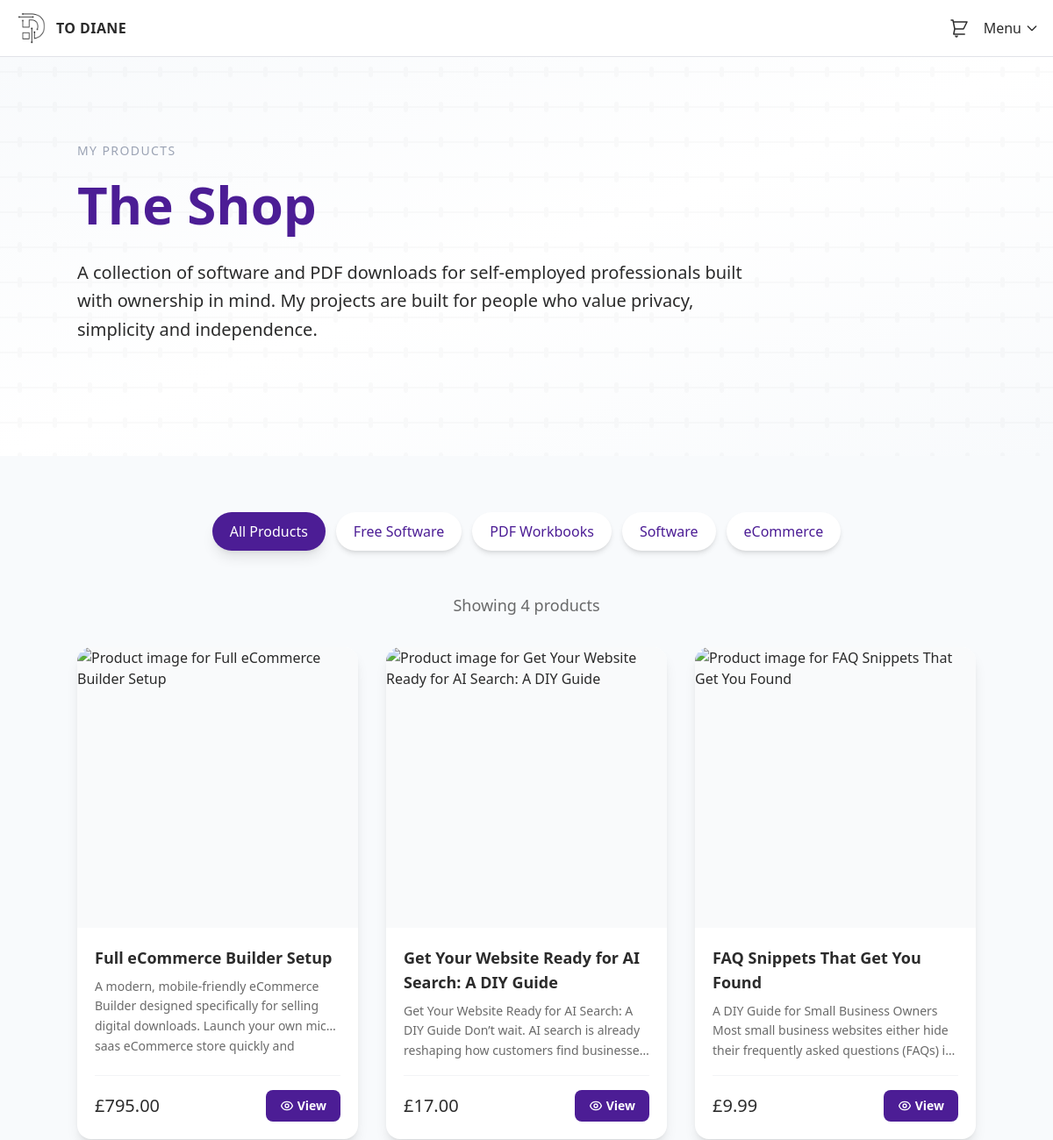
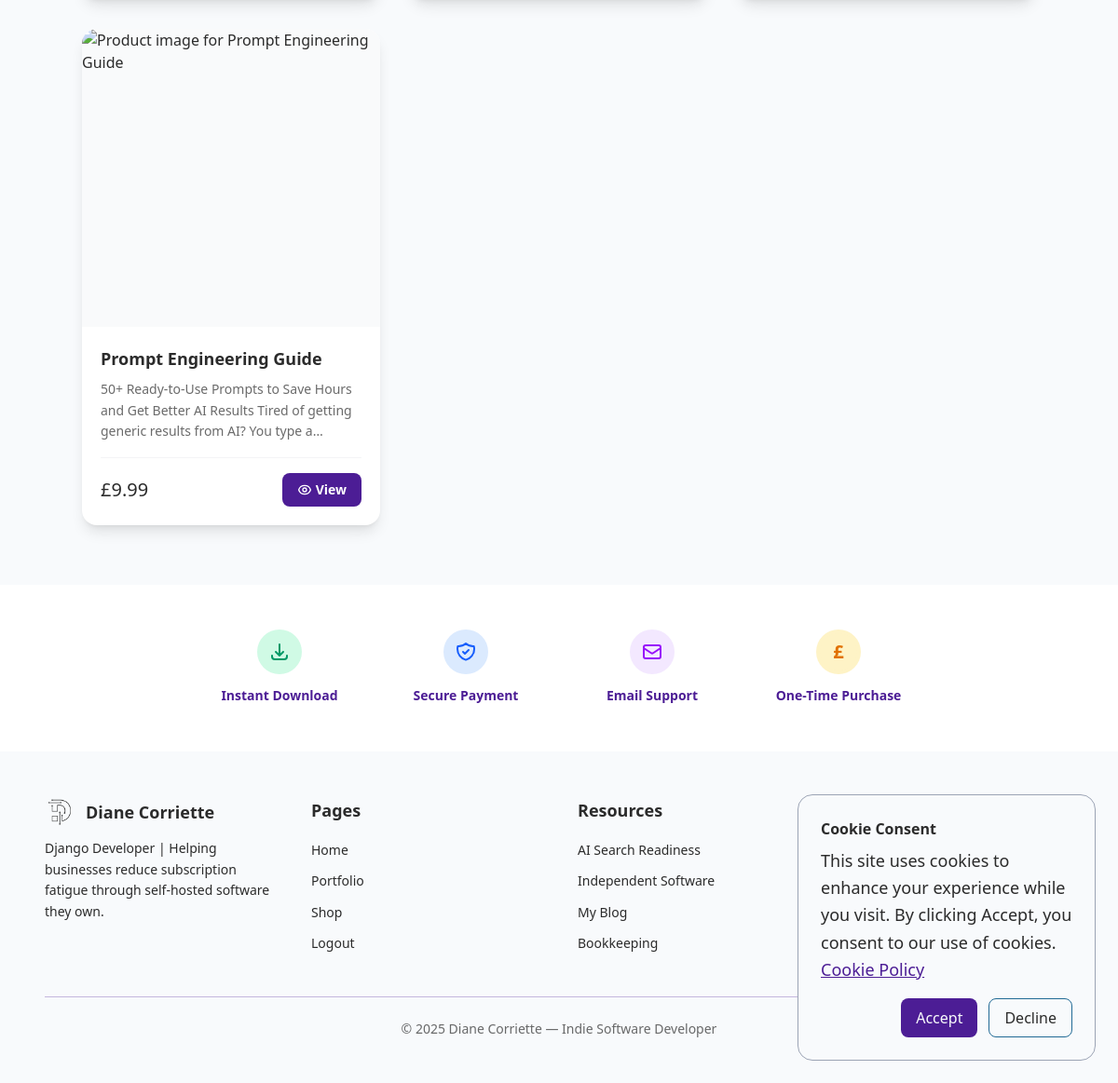
The app's page /shop/ (signed in) with its own data (2 pictures, top to bottom).
### shop/models.py (models this page shows, shortened)
class Category(models.Model):
    name = models.CharField(max_length=100)
    slug = models.SlugField(unique=True)
    description = models.TextField(blank=True)
    class Meta:
        verbose_name_plural = "categories"
        ordering = ["name"]
    def get_absolute_url(self):
        return reverse("shop:category", kwargs={"slug": self.slug})

class Product(models.Model):
    STATUS_CHOICES = [
        ("publish", "Published"),
        ("soon", "Coming Soon"),
        ("full", "Fully Booked"),
        ("draft", "Draft"),
    ]
    PRODUCT_TYPES = [("download", "Digital Download")]
    public_id = models.CharField(max_length=130, blank=True, null=True, db_index=True)
    title = models.CharField(max_length=200)
    slug = models.SlugField(unique=True)
    category = models.ForeignKey(Category, on_delete=models.PROTECT)
    description = HTMLField()
    section_description = models.TextField(blank=True, null=True)
    long_description = HTMLField(blank=True, null=True)
    product_type = models.CharField(
        max_length=20, choices=PRODUCT_TYPES, default="download"
    )
    number_of_pages = models.PositiveIntegerField(
        null=True, blank=True, help_text="Number of pages for digital downloads"
    )
    status = models.CharField(max_length=10, choices=STATUS_CHOICES, default="draft")
    external_image_url = models.URLField(
        max_length=500,
        blank=True,
        null=True,
        help_text="External URL for product image (jpg/png only)",
    )
    external_preview_url = models.URLField(
        max_length=500,
        blank=True,
        null=True,
        help_text="External URL for preview file (PDF only)",
    )
    is_active = models.BooleanField(default=True)
    price_pence = models.PositiveIntegerField(help_text="Price in pence")
    sale_price_pence = models.PositiveIntegerField(
        null=True, blank=True, help_text="Sale price in pence"
    )
    price_per_hour = models.PositiveIntegerField(
        null=True, blank=True, help_text="Price per hour in pence"
    )
    preview_file = models.FileField(
        upload_to="products/previews/",
        null=True,
        blank=True,
        storage=PublicStorage(),
    )
    preview_image = models.ImageField(
        upload_to="products/images/",
        null=True,
        blank=True,
        storage=PublicStorage(),
    )
    video_url = models.URLField(
        blank=True,
        null=True,
        help_text="Optional YouTube or Vimeo URL to display on the product page",
    )
    video_file = models.FileField(
        upload_to="products/videos/",
        null=True,
        blank=True,
        storage=PublicStorage(),
        help_text="Upload a short MP4 file to display as product video",
    )
    download_limit = models.PositiveIntegerField(default=5)
    featured = models.BooleanField(default=False)
    purchase_count = models.PositiveIntegerField(default=0)
    order = models.IntegerField(default=0)
    created = models.DateTimeField(auto_now_add=True)
    updated = models.DateTimeField(auto_now=True)
    class Meta:
        ordering = ["order", "-created"]
    def get_absolute_url(self):
        return reverse("shop:product_detail", kwargs={"slug": self.slug})
    def get_image_url(self):
        try:
            if self.external_image_url:
                return self.external_image_url
            if self.preview_image:
                return self.preview_image.url
            return None
        except Exception:
            return None
    @property
    def price(self):
        return Decimal(self.price_pence) / 100
    @property
    def current_price(self):
        if self.sale_price_pence:
            return self.sale_price
        return self.price
    @property
    def average_rating(self):
        result = self.reviews.aggregate(avg=Avg("rating"))
        return result["avg"] or 0

### shop/views/catalog.py (the view)
# urls.py: path("", views.product_list, name="product_list"),
def product_list(request):
    query = request.GET.get("q", "").strip()
    category_slug = request.GET.get("category")
    products = Product.objects.filter(
        is_active=True, status__in=["publish", "soon", "full"]
    ).order_by("order", "-created")
    current_category = None
    if category_slug:
        current_category = get_object_or_404(Category, slug=category_slug)
        products = products.filter(category=current_category)
    if query:
        products = products.filter(
            Q(title__icontains=query) | Q(description__icontains=query)
        )
    paginator = Paginator(products, 12)  # 12 per page
    page = request.GET.get("page")
    products = paginator.get_page(page)
    categories = Category.objects.all()
    return render(
        request,
        "shop/list.html",
        {
            "products": products,
            "categories": categories,
            "current_category": current_category,
            "query": query,
            "STRIPE_PUBLIC_KEY": settings.STRIPE_PUBLIC_KEY,
        },
    )

### core/context_processors.py (called while the page is built)
def dashboard_announcement(request):
    announcement = DashboardAnnouncement.objects.order_by("-updated").first()
    return {"dashboard_announcement": announcement}

### shop/cart.py (called while the page is built)
    def __len__(self):
        return sum(item["quantity"] for item in self.cart.values())

### shop/context_processors.py (called while the page is built)
def cart(request):
    return {"cart": Cart(request)}

### shop/templates/shop/list.html (shortened to what this page needs)
{% extends "base.html" %}
{% load static %}
{% block content %}
  <header class="relative overflow-hidden bg-gradient-to-br from-[color:var(--color-brand-light)] via-white to-[color:var(--color-brand-light)]">
     <div class="absolute inset-0 opacity-[0.02]" style=""></div>
    <div class="relative w-full max-w-6xl mx-auto px-6 md:px-10 lg:px-16 py-16 md:py-24">
      <div class="max-w-3xl">
        <p class="uppercase text-sm tracking-widest text-[color:var(--color-brand-accent)] mb-3 font-medium">
          My Products
        </p>
        <h1 class="text-4xl md:text-5xl lg:text-6xl font-bold text-[color:var(--color-brand-primary)] mb-6 leading-tight">
          The Shop
        </h1>
        <p class="text-xl text-[color:var(--color-font-main)] leading-relaxed mb-8">
          A collection of software and PDF downloads for self-employed professionals built with ownership in mind. My projects are built for people who value privacy, simplicity and independence.
        </p>
      </div>
    </div>
  </header>
<div class="w-full bg-[color:var(--color-brand-light)] py-12 md:py-16">
  <div class="w-full max-w-6xl mx-auto px-6 md:px-10 lg:px-16">
    <div class="mb-12">
      <div id="categories-grid" class="hidden lg:block">
        <div class="flex flex-wrap justify-center gap-3">
          <a href="{% url 'shop:product_list' %}"
             class="px-5 py-2.5 rounded-full font-medium transition-all duration-300 {% if not current_category %}bg-[color:var(--color-brand-primary)] text-white shadow-lg{% else %}bg-white text-[color:var(--color-brand-primary)] hover:bg-[color:var(--color-brand-primary)] hover:text-white shadow-md{% endif %}">
            All Products
          </a>
          {% for category in categories %}
          <a href="{{ category.get_absolute_url }}"
             class="px-5 py-2.5 rounded-full font-medium transition-all duration-300 {% if current_category and current_category.id == category.id %}bg-[color:var(--color-brand-primary)] text-white shadow-lg{% else %}bg-white text-[color:var(--color-brand-primary)] hover:bg-[color:var(--color-brand-primary)] hover:text-white shadow-md{% endif %}">
            {{ category.name }}
          </a>
          {% endfor %}
        </div>
      </div>
    </div>
    {% if products %}
    <p class="text-[color:var(--color-font-main)]/70 text-center mb-8">
      Showing {{ products|length }} product{% if products|length != 1 %}s{% endif %}
    </p>
    <div class="grid gap-8 sm:grid-cols-2 lg:grid-cols-3 xl:grid-cols-4">
      {% for product in products %}
      <div class="group bg-white rounded-2xl overflow-hidden shadow-lg hover:shadow-2xl transition-all duration-300 hover:-translate-y-1 flex flex-col">
        <a href="{{ product.get_absolute_url }}" class="block relative overflow-hidden">
          {% if product.get_image_url %}
          <div class="aspect-square bg-gray-50">
          </div>
          {% endif %}
          <div class="absolute inset-0 bg-[color:var(--color-brand-primary)]/0 group-hover:bg-[color:var(--color-brand-primary)]/10 transition-colors duration-300 flex items-center justify-center">
          </div>
        </a>
        <div class="p-5 flex flex-col flex-grow">
          <a href="{{ product.get_absolute_url }}">
            <h3 class="font-bold text-lg text-[color:var(--color-font-main)] hover:text-[color:var(--color-brand-accent)] transition-colors mb-2 line-clamp-2">
              {{ product.title }}
            </h3>
          </a>
          <p class="text-sm text-[color:var(--color-font-main)]/70 leading-relaxed mb-4 flex-grow line-clamp-3">
            {{ product.description|striptags|truncatewords:25|safe }}
          </p>
          <div class="flex items-center justify-between pt-4 border-t border-gray-100">
            <div>
              <span class="text-xl text-semibold text-[color:var(--color-font-main)]">£{{ product.current_price|floatformat:2 }}</span>
            </div>
            <a href="{{ product.get_absolute_url }}" class="inline-flex items-center gap-1 px-4 py-2 bg-[color:var(--color-brand-primary)] text-white text-sm font-semibold rounded-lg hover:bg-[color:var(--color-brand-accent)] transition-colors">
              View
            </a>
          </div>
        </div>
      </div>
      {% endfor %}
    </div>
    {% endif %}
  </div>
</div>
<div class="w-full bg-white py-12">
  <div class="w-full max-w-4xl mx-auto px-6 md:px-10 lg:px-16">
    <div class="grid grid-cols-2 md:grid-cols-4 gap-8 text-center">
      <div class="flex flex-col items-center">
        <div class="w-12 h-12 rounded-full bg-emerald-100 flex items-center justify-center mb-3">
          <svg class="w-6 h-6 text-emerald-600" fill="none" stroke="currentColor" viewBox="0 0 24 24">
            <path stroke-linecap="round" stroke-linejoin="round" stroke-width="2" d="M4 16v1a3 3 0 003 3h10a3 3 0 003-3v-1m-4-4l-4 4m0 0l-4-4m4 4V4"/>
          </svg>
        </div>
        <p class="text-sm font-semibold text-[color:var(--color-brand-primary)]">Instant Download</p>
      </div>
      <div class="flex flex-col items-center">
        <div class="w-12 h-12 rounded-full bg-blue-100 flex items-center justify-center mb-3">
        </div>
        <p class="text-sm font-semibold text-[color:var(--color-brand-primary)]">Secure Payment</p>
      </div>
      <div class="flex flex-col items-center">
        <div class="w-12 h-12 rounded-full bg-purple-100 flex items-center justify-center mb-3">
          <svg class="w-6 h-6 text-purple-600" fill="none" stroke="currentColor" viewBox="0 0 24 24">
            <path stroke-linecap="round" stroke-linejoin="round" stroke-width="2" d="M3 8l7.89 5.26a2 2 0 002.22 0L21 8M5 19h14a2 2 0 002-2V7a2 2 0 00-2-2H5a2 2 0 00-2 2v10a2 2 0 002 2z"/>
          </svg>
        </div>
        <p class="text-sm font-semibold text-[color:var(--color-brand-primary)]">Email Support</p>
      </div>
      <div class="flex flex-col items-center">
        <div class="w-12 h-12 rounded-full bg-amber-100 flex items-center justify-center mb-3">
          <div class="w-10 h-10 rounded-full bg-amber-100 flex items-center justify-center">
            <span class="text-amber-600 text-xl font-bold leading-none">£</span>
          </div>
        </div>
        <p class="text-sm font-semibold text-[color:var(--color-brand-primary)]">One-Time Purchase</p>
      </div>
    </div>
  </div>
</div>
{% endblock %}

### records on screen
Category: name "Free Software"
Category: name "PDF Workbooks"
Category: name "Software"
Category: name "eCommerce"
Product: title "Full eCommerce Builder Setup", description "A modern, mobile-friendly eCommerce Builder designed specifically for selling digital downloads. Launch your own mico-saas eCommerce store quickly…", current_price "795.00"
Product: title "Get Your Website Ready for AI Search: A DIY Guide", description "Get Your Website Ready for AI Search: A DIY Guide Don’t wait. AI search is already reshaping how customers find…", current_price "17.00"
Product: title "FAQ Snippets That Get You Found", description "A DIY Guide for Small Business Owners Most small business websites either hide their frequently asked questions (FAQs)…", current_price "9.99"
Product: title "Prompt Engineering Guide", description "50+ Ready-to-Use Prompts to Save Hours and Get Better AI Results Tired of getting generic results from AI? You type…", current_price "9.99"

### other values on screen
{{ products|length }} "4"
